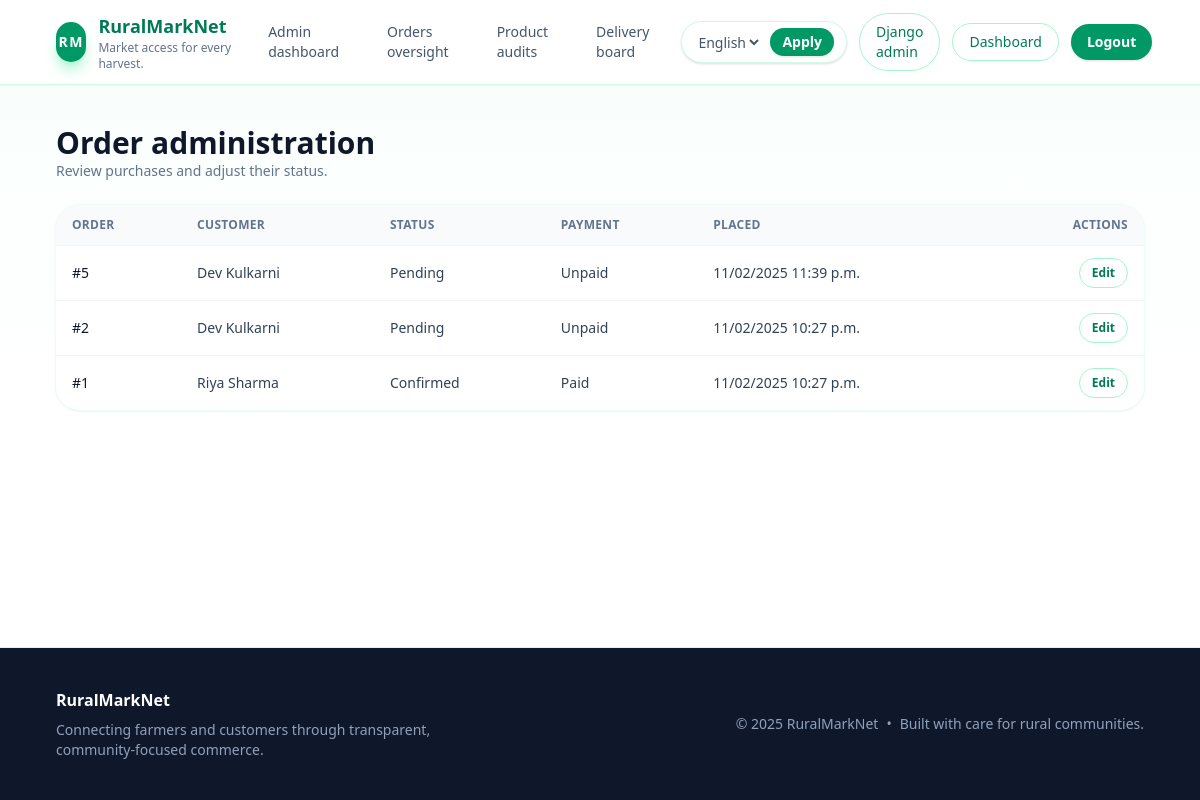
The app's page /orders/admin/orders/ (signed in), older data.
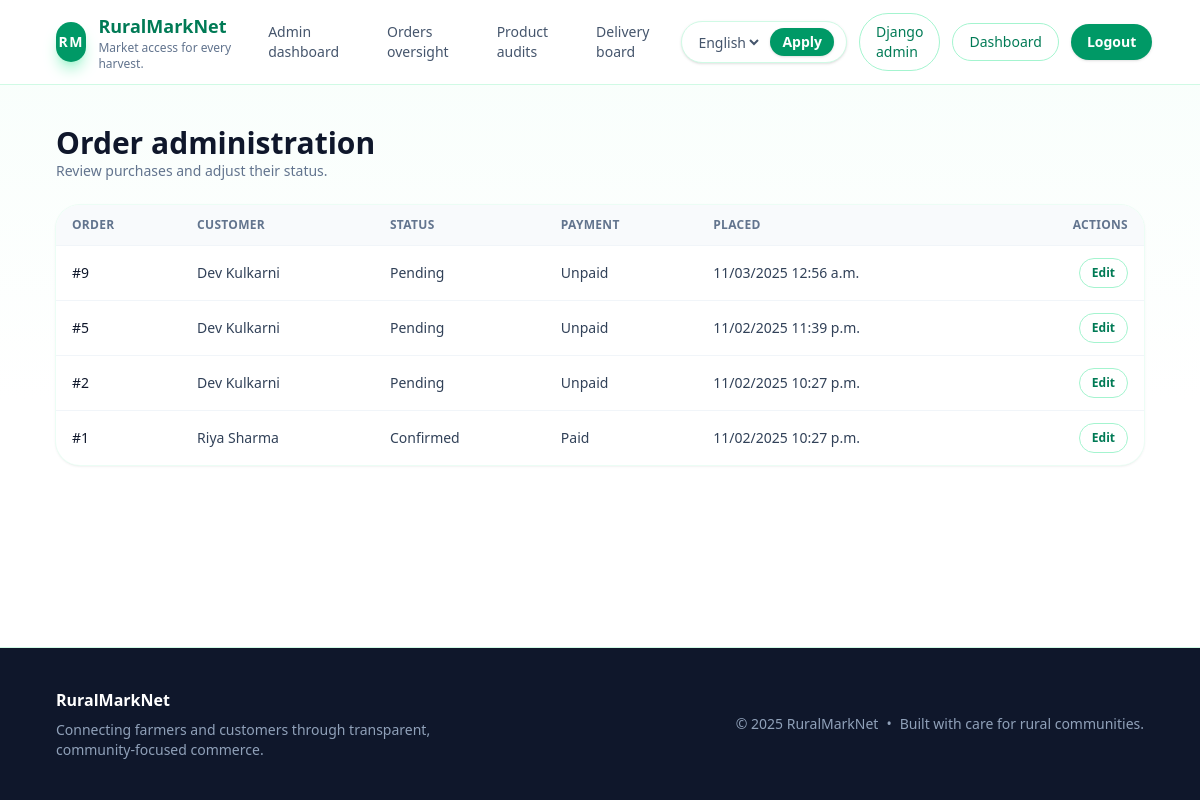
The same page, newer data.
### orders/models.py (models this page shows, shortened)
class Order(models.Model):
    class Status(models.TextChoices):
        CART = "cart", _("Cart")
        PENDING = "pending", _("Pending")
        CONFIRMED = "confirmed", _("Confirmed")
        SHIPPED = "shipped", _("Shipped")
        DELIVERED = "delivered", _("Delivered")
        CANCELLED = "cancelled", _("Cancelled")
    class PaymentStatus(models.TextChoices):
        UNPAID = "unpaid", _("Unpaid")
        PAID = "paid", _("Paid")
        REFUNDED = "refunded", _("Refunded")
        FAILED = "failed", _("Failed")
    customer = models.ForeignKey(
        settings.AUTH_USER_MODEL,
        on_delete=models.CASCADE,
        related_name="orders",
    )
    status = models.CharField(
        max_length=20, choices=Status.choices, default=Status.CART
    )
    payment_status = models.CharField(
        max_length=20, choices=PaymentStatus.choices, default=PaymentStatus.UNPAID
    )
    total_amount = models.DecimalField(max_digits=10, decimal_places=2, default=0)
    delivery_address = models.TextField(blank=True)
    scheduled_date = models.DateField(null=True, blank=True)
    scheduled_window = models.CharField(max_length=50, blank=True)
    notes = models.TextField(blank=True)
    created_at = models.DateTimeField(auto_now_add=True)
    updated_at = models.DateTimeField(auto_now=True)
    class Meta:
        ordering = ["-created_at"]

### accounts/models.py (models this page shows, shortened)
class User(AbstractUser):
    class Roles(models.TextChoices):
        FARMER = "farmer", _("Farmer")
        CUSTOMER = "customer", _("Customer")
        ADMIN = "admin", _("Administrator")
    PREFERRED_LANGUAGE_CHOICES = (
        ("en", _("English")),
        ("hi", _("Hindi")),
        ("mr", _("Marathi")),
    )
    role = models.CharField(
        max_length=20,
        choices=Roles.choices,
        default=Roles.CUSTOMER,
        help_text=_("Determines the level of access within the platform."),
    )
    phone_number = models.CharField(
        max_length=20,
        blank=True,
        help_text=_("Optional contact number for delivery coordination."),
    )
    preferred_language = models.CharField(
        max_length=8,
        choices=PREFERRED_LANGUAGE_CHOICES,
        default="en",
        help_text=_("Preferred language for the interface."),
    )
    address = models.TextField(blank=True)

### orders/views.py (the view)
# urls.py: path("admin/orders/", AdminOrderListView.as_view(), name="admin-list"),
class AdminOrderListView(AdminRequiredMixin, ListView):
    template_name = "orders/admin_order_list.html"
    context_object_name = "orders"
    paginate_by = 25
    def get_queryset(self):  # type: ignore[override]
        return (
            Order.objects.exclude(status=Order.Status.CART)
            .select_related("customer")
            .prefetch_related("items__product")
            .order_by("-created_at")
        )

### products/forms.py
class ProductFilterForm(forms.Form):
    search = forms.CharField(required=False, label=_("Search"))
    category = forms.ChoiceField(
        required=False,
        choices=[("", _("All categories"))] + list(Product.Categories.choices),
    )
    min_price = forms.DecimalField(required=False, min_value=0, label=_("Min price"))
    max_price = forms.DecimalField(required=False, min_value=0, label=_("Max price"))
    available = forms.BooleanField(required=False, initial=True, label=_("In stock"))

### accounts/mixins.py (called while the page is built)
    def test_func(self) -> bool:  # noqa: D401
        request = getattr(self, "request", None)
        user = getattr(request, "user", None)
        return bool(
            getattr(user, "is_authenticated", False)
            and (getattr(user, "is_staff", False) or getattr(user, "is_superuser", False))
        )

### products/context_processors.py (called while the page is built)
def product_filters(request):
    return {
        "product_filter_form": ProductFilterForm(request.GET or None),
        "product_categories": Product.Categories.choices,
    }

### orders/templates/orders/admin_order_list.html (shortened to what this page needs)
{% extends "base.html" %}
{% load i18n %}
{% block content %}
<section class="space-y-6">
    <header class="flex flex-col gap-2 md:flex-row md:items-center md:justify-between">
        <div>
            <h1 class="text-3xl font-semibold text-slate-900">{% trans "Order administration" %}</h1>
            <p class="text-sm text-slate-500">{% trans "Review purchases and adjust their status." %}</p>
        </div>
    </header>
    <div class="overflow-hidden rounded-3xl bg-white shadow-sm ring-1 ring-emerald-50">
        <table class="min-w-full divide-y divide-slate-100 text-left text-sm text-slate-700">
            <thead class="bg-slate-50 text-xs font-semibold uppercase tracking-wide text-slate-500">
                <tr>
                    <th class="px-4 py-3">{% trans "Order" %}</th>
                    <th class="px-4 py-3">{% trans "Customer" %}</th>
                    <th class="px-4 py-3">{% trans "Status" %}</th>
                    <th class="px-4 py-3">{% trans "Payment" %}</th>
                    <th class="px-4 py-3">{% trans "Placed" %}</th>
                    <th class="px-4 py-3 text-right">{% trans "Actions" %}</th>
                </tr>
            </thead>
            <tbody class="divide-y divide-slate-100">
                {% for order in orders %}
                    <tr class="hover:bg-emerald-50/40">
                        <td class="px-4 py-3 font-medium text-slate-900">#{{ order.pk }}</td>
                        <td class="px-4 py-3">
                            {{ order.customer.get_full_name|default:order.customer.username }}
                        </td>
                        <td class="px-4 py-3">
                            {{ order.get_status_display }}
                        </td>
                        <td class="px-4 py-3">
                            {{ order.get_payment_status_display }}
                        </td>
                        <td class="px-4 py-3">
                            {{ order.created_at|date:"SHORT_DATETIME_FORMAT" }}
                        </td>
                        <td class="px-4 py-3 text-right">
                            <a href="{% url 'orders:admin-update' order.pk %}" class="inline-flex items-center gap-2 rounded-full border border-emerald-200 px-3 py-1.5 text-xs font-semibold text-emerald-700 transition hover:border-emerald-300 hover:bg-emerald-50">{% trans "Edit" %}</a>
                        </td>
                    </tr>
                {% empty %}
                    <tr>
                        <td colspan="6" class="px-4 py-10 text-center text-sm text-slate-500">{% trans "No orders found." %}</td>
                    </tr>
                {% endfor %}
            </tbody>
        </table>
    </div>
</section>
{% endblock %}

### templates/base.html (shortened to what this page needs)
{% load static i18n tailwind_tags %}
<!DOCTYPE html>
{% get_current_language as current_language %}
<html lang="{{ current_language }}" class="h-full">
<head>
    {% tailwind_css %}
</head>
<body class="flex min-h-screen flex-col bg-linear-to-b from-emerald-50/40 via-white to-white text-slate-900 antialiased">
    {% include "includes/navbar.html" %}
    <main id="main-content" class="relative flex-1 pb-16">
        <div class="mx-auto w-full max-w-6xl px-4 pt-10 sm:px-6 lg:px-8">
            {% block content %}{% endblock %}
        </div>
    </main>
    <footer class="border-t border-emerald-100 bg-slate-900 text-slate-200">
        <div class="mx-auto flex w-full max-w-6xl flex-col gap-6 px-4 py-10 text-sm sm:px-6 lg:px-8 lg:flex-row lg:items-center lg:justify-between">
            <div class="space-y-2">
                <p class="text-base font-semibold text-white">{% trans "RuralMarkNet" %}</p>
                <p class="max-w-md text-slate-400">{% trans "Connecting farmers and customers through transparent, community-focused commerce." %}</p>
            </div>
            <div class="flex flex-col items-start gap-2 text-slate-400 sm:flex-row sm:items-center">
                <p>&copy; {% now "Y" %} {% trans "RuralMarkNet" %}</p>
                <span class="hidden sm:inline-block">&bull;</span>
                <p>{% trans "Built with care for rural communities." %}</p>
            </div>
        </div>
    </footer>
</body>
</html>

### templates/includes/navbar.html (shortened to what this page needs)
{% load i18n %}
{% get_current_language as LANGUAGE_CODE %}
{% get_available_languages as LANGUAGES %}
{% get_language_info_list for LANGUAGES as LANGUAGE_INFO %}
{% with match=request.resolver_match current_app=match.app_name current_view=match.url_name %}
<nav class="sticky top-0 z-50 border-b border-emerald-100 bg-white/90 backdrop-blur">
    <div class="mx-auto w-full max-w-6xl px-4 py-3 sm:px-6 lg:px-8">
        <div class="flex flex-col gap-4 lg:flex-row lg:items-center lg:justify-between">
            <a href="{% url 'products:home' %}" class="group flex items-center gap-3 text-lg font-semibold text-emerald-700 transition hover:text-emerald-600">
                <span class="flex h-10 w-10 items-center justify-center rounded-full bg-emerald-600 text-sm font-bold uppercase tracking-widest text-white shadow-lg shadow-emerald-200">RM</span>
                <span class="flex flex-col">
                    <span>{% trans "RuralMarkNet" %}</span>
                    <span class="text-xs font-medium text-slate-500 group-hover:text-emerald-600">{% trans "Market access for every harvest." %}</span>
                </span>
            </a>
            <div class="flex flex-col gap-2 sm:flex-row sm:items-center sm:gap-3 lg:flex-1 lg:justify-center lg:gap-4">
                {% if user.is_authenticated and user.role == 'admin' %}
                    <a href="{% url 'portal-admin:dashboard' %}" class="rounded-full px-4 py-2 text-sm font-medium transition focus-visible:outline-none focus-visible:ring-2 focus-visible:ring-emerald-500 {% if current_app == 'portal-admin' and current_view|default:"" == 'dashboard' %}bg-emerald-100 text-emerald-700 shadow-sm{% else %}text-slate-600 hover:text-emerald-600{% endif %}">{% trans "Admin dashboard" %}</a>
                    <a href="{% url 'portal-admin:orders-list' %}" class="rounded-full px-4 py-2 text-sm font-medium transition focus-visible:outline-none focus-visible:ring-2 focus-visible:ring-emerald-500 {% if current_app == 'portal-admin' and current_view|default:"" == 'orders-list' or current_app == 'portal-admin' and current_view|default:"" == 'orders-update' %}bg-emerald-100 text-emerald-700 shadow-sm{% else %}text-slate-600 hover:text-emerald-600{% endif %}">{% trans "Orders oversight" %}</a>
                    <a href="{% url 'portal-admin:products-list' %}" class="rounded-full px-4 py-2 text-sm font-medium transition focus-visible:outline-none focus-visible:ring-2 focus-visible:ring-emerald-500 {% if current_app == 'portal-admin' and current_view|default:"" == 'products-list' or current_app == 'portal-admin' and current_view|default:"" == 'products-update' or current_app == 'portal-admin' and current_view|default:"" == 'products-moderate' %}bg-emerald-100 text-emerald-700 shadow-sm{% else %}text-slate-600 hover:text-emerald-600{% endif %}">{% trans "Product audits" %}</a>
                    <a href="{% url 'portal-admin:deliveries-list' %}" class="rounded-full px-4 py-2 text-sm font-medium transition focus-visible:outline-none focus-visible:ring-2 focus-visible:ring-emerald-500 {% if current_app == 'portal-admin' and current_view|default:"" == 'deliveries-list' or current_app == 'portal-admin' and current_view|default:"" == 'deliveries-detail' %}bg-emerald-100 text-emerald-700 shadow-sm{% else %}text-slate-600 hover:text-emerald-600{% endif %}">{% trans "Delivery board" %}</a>
                {% endif %}
            </div>
            <div class="flex flex-col gap-2 sm:flex-row sm:items-center sm:gap-3">
                <form action="{% url 'set_language' %}" method="post" class="flex items-center gap-2 rounded-full border border-emerald-100 bg-white px-3 py-1.5 text-sm shadow-sm focus-within:ring-2 focus-within:ring-emerald-500">
                    <select id="language-picker" name="language" class="bg-transparent text-sm font-medium text-slate-600 focus:outline-none">
                        {% for language in LANGUAGE_INFO %}
                            <option value="{{ language.code }}" {% if language.code == LANGUAGE_CODE %}selected{% endif %}>{{ language.name_local|default:language.name }}</option>
                        {% endfor %}
                    </select>
                    <button type="submit" class="rounded-full bg-emerald-600 px-3 py-1 text-sm font-semibold text-white shadow hover:bg-emerald-500 focus:outline-none focus-visible:ring-2 focus-visible:ring-emerald-500">{% trans "Apply" %}</button>
                </form>
                {% if user.is_authenticated %}
                    {% if user.role == 'admin' %}
                        <a href="{% url 'admin:index' %}" class="flex items-center justify-center rounded-full border border-emerald-200 px-4 py-2 text-sm font-medium text-emerald-700 transition hover:border-emerald-300 hover:bg-emerald-50 focus-visible:outline-none focus-visible:ring-2 focus-visible:ring-emerald-500">{% trans "Django admin" %}</a>
                    {% endif %}
                    {% if user.role == 'admin' %}
                        <a href="{% url 'portal-admin:dashboard' %}" class="flex items-center justify-center rounded-full border border-emerald-200 px-4 py-2 text-sm font-medium text-emerald-700 transition hover:border-emerald-300 hover:bg-emerald-50 focus-visible:outline-none focus-visible:ring-2 focus-visible:ring-emerald-500 {% if current_app == 'portal-admin' and current_view|default:"" == 'dashboard' %}bg-emerald-100 text-emerald-700 shadow-sm{% endif %}">{% trans "Dashboard" %}</a>
                    {% endif %}
                    <a href="{% url 'accounts:logout' %}" class="flex items-center justify-center rounded-full bg-emerald-600 px-4 py-2 text-sm font-semibold text-white shadow hover:bg-emerald-500 focus-visible:outline-none focus-visible:ring-2 focus-visible:ring-emerald-500">{% trans "Logout" %}</a>
                {% endif %}
            </div>
        </div>
    </div>
</nav>
{% endwith %}

### templates/includes/messages.html (shortened to what this page needs)
{% load i18n %}

Row changes from the older to the newer data that the page shows:
added Order: pk "9", customer.get_full_name "Dev Kulkarni", status "Pending", payment_status "Unpaid", created_at "11/03/2025 12:56 a.m."
